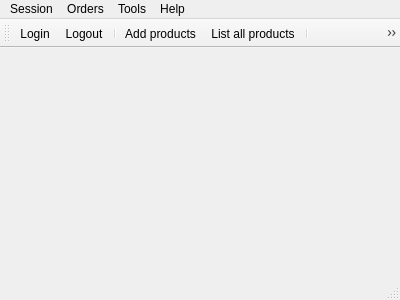
<?xml version="1.0" encoding="UTF-8"?>
<ui version="4.0">
 <class>CentralWindow</class>
 <widget class="QMainWindow" name="CentralWindow">
  <property name="geometry">
   <rect>
    <x>0</x>
    <y>0</y>
    <width>400</width>
    <height>300</height>
   </rect>
  </property>
  <property name="windowTitle">
   <string>CentralWindow</string>
  </property>
  <widget class="QWidget" name="centralWidget"/>
  <widget class="QMenuBar" name="menuBar">
   <property name="geometry">
    <rect>
     <x>0</x>
     <y>0</y>
     <width>400</width>
     <height>22</height>
    </rect>
   </property>
   <widget class="QMenu" name="menuMenu">
    <property name="title">
     <string>Session</string>
    </property>
    <addaction name="separator"/>
    <addaction name="actionShow_all_users"/>
    <addaction name="separator"/>
    <addaction name="actionLogin"/>
    <addaction name="actionLogout"/>
    <addaction name="separator"/>
    <addaction name="actionExit"/>
   </widget>
   <widget class="QMenu" name="menuOrders">
    <property name="title">
     <string>Orders</string>
    </property>
    <addaction name="actionOrders"/>
    <addaction name="actionShow_all_orders"/>
   </widget>
   <widget class="QMenu" name="menuTools">
    <property name="title">
     <string>Tools</string>
    </property>
    <widget class="QMenu" name="menuMaintenance">
     <property name="title">
      <string>Maintenance</string>
     </property>
     <widget class="QMenu" name="menuProducts">
      <property name="title">
       <string>Products</string>
      </property>
      <addaction name="actionAdd_products"/>
      <addaction name="actionList_all_products"/>
     </widget>
     <widget class="QMenu" name="menuUsers">
      <property name="title">
       <string>Users</string>
      </property>
      <addaction name="actionAdd_user"/>
      <addaction name="actionAdd_administrator"/>
      <addaction name="actionUpdate_Change"/>
      <addaction name="separator"/>
     </widget>
     <addaction name="menuProducts"/>
     <addaction name="menuUsers"/>
    </widget>
    <widget class="QMenu" name="menuSubscription">
     <property name="title">
      <string>Subscription</string>
     </property>
     <addaction name="actionSubscribe"/>
     <addaction name="separator"/>
     <addaction name="actionShow_expiry_date"/>
     <addaction name="actionList_our_subscriptions"/>
    </widget>
    <addaction name="menuMaintenance"/>
    <addaction name="menuSubscription"/>
    <addaction name="actionReports"/>
    <addaction name="actionSettings"/>
   </widget>
   <widget class="QMenu" name="menuHelp">
    <property name="title">
     <string>Help</string>
    </property>
    <addaction name="separator"/>
    <addaction name="actionHelp_me"/>
    <addaction name="actionAbout"/>
   </widget>
   <addaction name="menuMenu"/>
   <addaction name="menuOrders"/>
   <addaction name="menuTools"/>
   <addaction name="menuHelp"/>
  </widget>
  <widget class="QToolBar" name="mainToolBar">
   <attribute name="toolBarArea">
    <enum>TopToolBarArea</enum>
   </attribute>
   <attribute name="toolBarBreak">
    <bool>false</bool>
   </attribute>
   <addaction name="actionLogin"/>
   <addaction name="actionLogout"/>
   <addaction name="separator"/>
   <addaction name="actionAdd_products"/>
   <addaction name="actionList_all_products"/>
   <addaction name="separator"/>
   <addaction name="actionOrders"/>
   <addaction name="actionShow_all_orders"/>
   <addaction name="separator"/>
   <addaction name="actionAdd_user"/>
   <addaction name="actionUpdate_Change"/>
   <addaction name="separator"/>
   <addaction name="actionSettings"/>
   <addaction name="separator"/>
  </widget>
  <widget class="QStatusBar" name="statusBar"/>
  <action name="actionLogin">
   <property name="icon">
    <iconset resource="images.qrc">
     <normaloff>:/all_images/images/login.png</normaloff>:/all_images/images/login.png</iconset>
   </property>
   <property name="text">
    <string>Login</string>
   </property>
  </action>
  <action name="actionLogout">
   <property name="icon">
    <iconset resource="images.qrc">
     <normaloff>:/all_images/images/logout.png</normaloff>:/all_images/images/logout.png</iconset>
   </property>
   <property name="text">
    <string>Logout</string>
   </property>
  </action>
  <action name="actionExit">
   <property name="text">
    <string>Exit</string>
   </property>
  </action>
  <action name="actionAdd_products">
   <property name="icon">
    <iconset resource="images.qrc">
     <normaloff>:/all_images/images/add_order-512.png</normaloff>:/all_images/images/add_order-512.png</iconset>
   </property>
   <property name="text">
    <string>Add products</string>
   </property>
  </action>
  <action name="actionList_all_products">
   <property name="icon">
    <iconset resource="images.qrc">
     <normaloff>:/all_images/images/Oxygen480-places-mail-folder-inbox.svg.png</normaloff>:/all_images/images/Oxygen480-places-mail-folder-inbox.svg.png</iconset>
   </property>
   <property name="text">
    <string>List all products</string>
   </property>
  </action>
  <action name="actionAdd_user">
   <property name="icon">
    <iconset resource="images.qrc">
     <normaloff>:/all_images/images/27-512.png</normaloff>:/all_images/images/27-512.png</iconset>
   </property>
   <property name="text">
    <string>Add user</string>
   </property>
  </action>
  <action name="actionAdd_administrator">
   <property name="icon">
    <iconset resource="images.qrc">
     <normaloff>:/all_images/images/Admin-icon.png</normaloff>:/all_images/images/Admin-icon.png</iconset>
   </property>
   <property name="text">
    <string>Add administrator</string>
   </property>
  </action>
  <action name="actionUpdate_Change">
   <property name="icon">
    <iconset resource="images.qrc">
     <normaloff>:/all_images/images/refresh_user_man-512.png</normaloff>:/all_images/images/refresh_user_man-512.png</iconset>
   </property>
   <property name="text">
    <string>Update/Change</string>
   </property>
  </action>
  <action name="actionShow_all_users">
   <property name="icon">
    <iconset resource="images.qrc">
     <normaloff>:/all_images/images/waitresses.jpg</normaloff>:/all_images/images/waitresses.jpg</iconset>
   </property>
   <property name="text">
    <string>Show all users</string>
   </property>
  </action>
  <action name="actionList_our_subscriptions">
   <property name="icon">
    <iconset resource="images.qrc">
     <normaloff>:/all_images/images/subscribe_subscription_button_online-512.png</normaloff>:/all_images/images/subscribe_subscription_button_online-512.png</iconset>
   </property>
   <property name="text">
    <string>List our subscriptions</string>
   </property>
  </action>
  <action name="actionShow_expiry_date">
   <property name="text">
    <string>Show expiry date</string>
   </property>
  </action>
  <action name="actionSubscribe">
   <property name="icon">
    <iconset resource="images.qrc">
     <normaloff>:/all_images/images/pay-icon-blue.png</normaloff>:/all_images/images/pay-icon-blue.png</iconset>
   </property>
   <property name="text">
    <string>Subscribe</string>
   </property>
  </action>
  <action name="actionHelp_me">
   <property name="text">
    <string>Help me</string>
   </property>
  </action>
  <action name="actionAbout">
   <property name="text">
    <string>About</string>
   </property>
  </action>
  <action name="actionSettings">
   <property name="icon">
    <iconset resource="images.qrc">
     <normaloff>:/all_images/images/maintenance.png</normaloff>:/all_images/images/maintenance.png</iconset>
   </property>
   <property name="text">
    <string>Settings</string>
   </property>
  </action>
  <action name="actionOrders">
   <property name="icon">
    <iconset resource="images.qrc">
     <normaloff>:/all_images/images/restaurant-waiter-icon-64769.png</normaloff>:/all_images/images/restaurant-waiter-icon-64769.png</iconset>
   </property>
   <property name="text">
    <string>Make order</string>
   </property>
  </action>
  <action name="actionShow_all_orders">
   <property name="icon">
    <iconset resource="images.qrc">
     <normaloff>:/all_images/images/410392.png</normaloff>:/all_images/images/410392.png</iconset>
   </property>
   <property name="text">
    <string>Show all orders</string>
   </property>
  </action>
  <action name="actionReports">
   <property name="icon">
    <iconset resource="images.qrc">
     <normaloff>:/all_images/images/x-12-512.png</normaloff>:/all_images/images/x-12-512.png</iconset>
   </property>
   <property name="text">
    <string>Reports</string>
   </property>
  </action>
 </widget>
 <layoutdefault spacing="6" margin="11"/>
 <resources>
  <include location="images.qrc"/>
 </resources>
 <connections/>
</ui>
